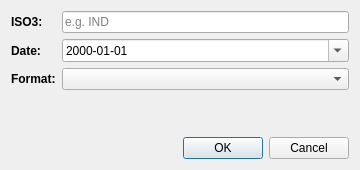
<?xml version="1.0" encoding="UTF-8"?>
<ui version="4.0">
 <class>DlgSpatialTemplate</class>
 <widget class="QDialog" name="DlgSpatialTemplate">
  <property name="geometry">
   <rect>
    <x>0</x>
    <y>0</y>
    <width>360</width>
    <height>170</height>
   </rect>
  </property>
  <property name="windowTitle">
   <string>Restoration sites template</string>
  </property>
  <layout class="QVBoxLayout" name="verticalLayout">
   <item>
    <layout class="QFormLayout" name="form_layout">
     <item row="0" column="0">
      <widget class="QLabel" name="country_label">
       <property name="font">
        <font>
         <weight>75</weight>
         <bold>true</bold>
        </font>
       </property>
       <property name="text">
        <string>ISO3:</string>
       </property>
      </widget>
     </item>
     <item row="0" column="1">
      <widget class="QLineEdit" name="country">
       <property name="toolTip">
        <string>Three-letter ISO 3166-1 alpha-3 code of the country of the restoration sites.</string>
       </property>
       <property name="maxLength">
        <number>3</number>
       </property>
       <property name="placeholderText">
        <string>e.g. IND</string>
       </property>
      </widget>
     </item>
     <item row="1" column="0">
      <widget class="QLabel" name="date_label">
       <property name="font">
        <font>
         <weight>75</weight>
         <bold>true</bold>
        </font>
       </property>
       <property name="text">
        <string>Date:</string>
       </property>
      </widget>
     </item>
     <item row="1" column="1">
      <widget class="QDateEdit" name="date">
       <property name="toolTip">
        <string>Date of the version of the restoration sites, in the name of the files.</string>
       </property>
       <property name="displayFormat">
        <string>yyyy-MM-dd</string>
       </property>
       <property name="calendarPopup">
        <bool>true</bool>
       </property>
      </widget>
     </item>
     <item row="2" column="0">
      <widget class="QLabel" name="template_format_label">
       <property name="font">
        <font>
         <weight>75</weight>
         <bold>true</bold>
        </font>
       </property>
       <property name="text">
        <string>Format:</string>
       </property>
      </widget>
     </item>
     <item row="2" column="1">
      <widget class="QComboBox" name="template_format">
       <property name="toolTip">
        <string>&lt;html&gt;&lt;head/&gt;&lt;body&gt;&lt;p&gt;Shapefile: a ZIP with the QGIS form, legend and default values. GeoJSON, KML and KMZ: with one example site of child project 99999, delete it. The Date of KML and KMZ is a text YYYY_MM_DD.&lt;/p&gt;&lt;/body&gt;&lt;/html&gt;</string>
       </property>
      </widget>
     </item>
    </layout>
   </item>
   <item>
    <spacer name="verticalSpacer">
     <property name="orientation">
      <enum>Qt::Vertical</enum>
     </property>
     <property name="sizeHint" stdset="0">
      <size>
       <width>20</width>
       <height>0</height>
      </size>
     </property>
    </spacer>
   </item>
   <item>
    <widget class="QDialogButtonBox" name="button_box">
     <property name="standardButtons">
      <set>QDialogButtonBox::Cancel|QDialogButtonBox::Ok</set>
     </property>
    </widget>
   </item>
  </layout>
 </widget>
 <resources/>
 <connections/>
</ui>
